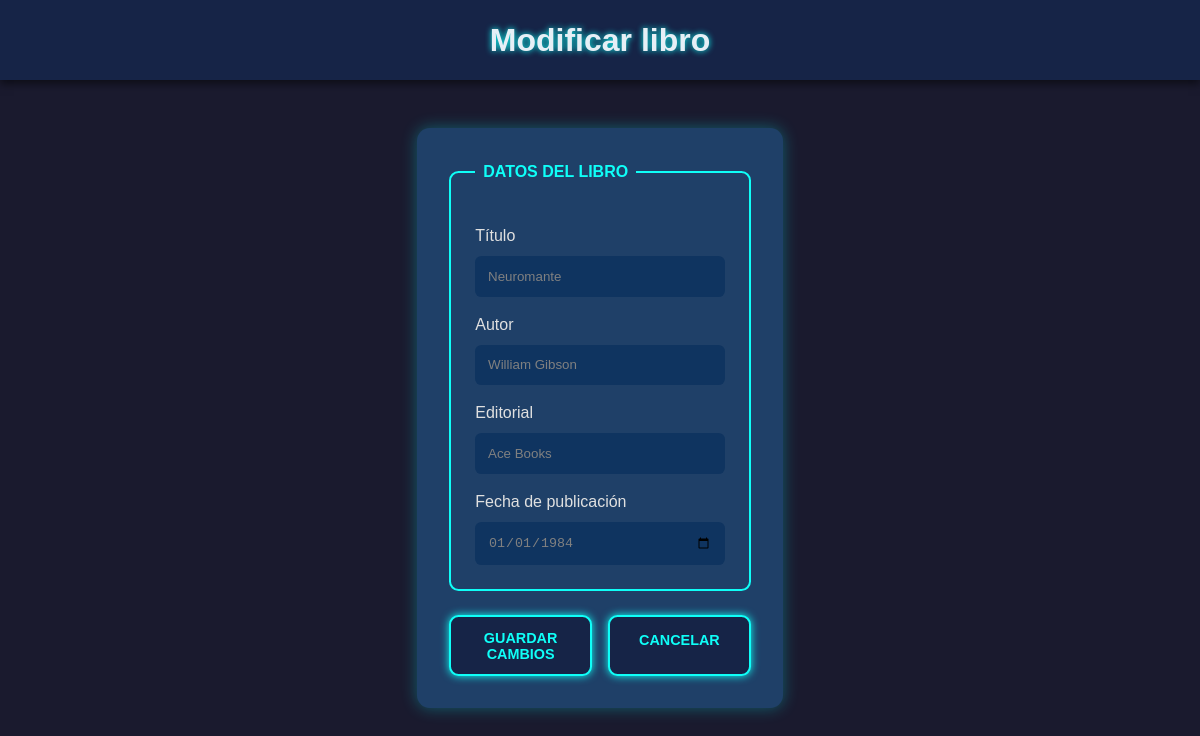
Page /libro_modificar.php?id=5 on the committed database.
### tables this page shows
CREATE TABLE Novela (
    id_novela INT AUTO_INCREMENT PRIMARY KEY, 
    titulo VARCHAR(150) NOT NULL, 
    fechaPublicacion DATE NOT NULL, 
    id_autor INT NOT NULL,            
    id_editorial INT NOT NULL,       
    FOREIGN KEY (id_autor) REFERENCES Autor(id_autor), 
    FOREIGN KEY (id_editorial) REFERENCES Editorial(id_editorial)
);

CREATE TABLE Autor (
    id_autor INT AUTO_INCREMENT PRIMARY KEY, 
    nombre VARCHAR(100) NOT NULL 
);

CREATE TABLE Editorial (
    id_editorial INT AUTO_INCREMENT PRIMARY KEY, 
    nombre VARCHAR(100) NOT NULL  
);

### www/libro_modificar.php (the view, shortened to what this page needs)
<?php
    require_once 'configuracion.php';
    $id = $_GET['id'];
    $sql = "
        SELECT n.*, a.nombre AS nombre_autor, e.nombre AS nombre_editorial
        FROM Novela n
        INNER JOIN Autor a ON n.id_autor = a.id_autor
        INNER JOIN Editorial e ON n.id_editorial = e.id_editorial
        WHERE n.id_novela = $id
    ";
    $resultado = $conexion->query($sql);
    $libro = $resultado->fetch_assoc();
?>
<!DOCTYPE html>
<html lang="es">
<head>
    <link rel="stylesheet" href="./css/styles.css">
</head>
<body>
<header>
    <h1>Modificar libro</h1>
</header>
<main>
    <section class="formularioAltaLibro">
        <form method="post" action="libro_modificar_procesar.php" accept-charset="UTF-8">
            <fieldset>
                <legend>Datos del libro</legend>
                <label for="titulo">Título</label>
                <input type="text" id="titulo" name="titulo" value="<?php echo $libro['titulo']; ?>" required>
                <label for="autor">Autor</label>
                <input type="text" id="autor" name="autor" value="<?php echo $libro['nombre_autor']; ?>" required>
                <label for="editorial">Editorial</label>
                <input type="text" id="editorial" name="editorial" value="<?php echo $libro['nombre_editorial']; ?>" required>
                <label for="fecha_publicacion">Fecha de publicación</label>
                <input type="date" id="fecha_publicacion" name="fecha_publicacion" value="<?php echo $libro['fechaPublicacion']; ?>" required>
            </fieldset>
            <div class="acciones-formulario">
                <button type="submit" class="btn-guardar">Guardar cambios</button>
                <a href="index.php" class="btn-cancelar">Cancelar</a>
            </div>
        </form>
    </section>
</main>
</body>
</html>

### www/css/styles.css (style rules this page uses)
* { box-sizing: border-box; margin: 0; padding: 0; }
:root { --fondo: #1a1a2e; --texto: #e0e0e0; --header-bg: #162447; --tabla-bg: #1f4068; --fila-bg: #162447; --fila-hover: #b6e9f9; --input-bg: #0f3460; --input-text: #e0e0e0; --inputTx-hover:#000000; --neon-color: #0ffff8; --neon-colorh1: #e6eff6; --neon-rojo: #ff073a; --neon-verde: #39ff14; }
body { font-family: 'Arial', sans-serif; font-size: 1rem; line-height: 1.5; background-color: var(--fondo); color: var(--texto); }
header { background-color: var(--header-bg); text-align: center; padding: 2vh 1vw; box-shadow: 0 0.5vh 1vh rgba(0,0,0,0.5); }
header h1 { color: var(--neon-colorh1); font-size: 2rem; text-shadow: 0 0 0.5vw var(--neon-color); }
main { padding: 2vh 2vw; display: flex; flex-direction: column; gap: 2vh; }
.formularioAltaLibro { max-width: 40rem; margin: 4vh auto; padding: 2rem; background-color: var(--tabla-bg); border-radius: 0.8rem; box-shadow: 0 0 1rem rgba(0, 255, 255, 0.3); }
fieldset { border: 0.15rem solid var(--neon-color); border-radius: 0.6rem; padding: 1.5rem; margin-bottom: 1.5rem; }
legend { color: var(--neon-color); font-weight: bold; text-transform: uppercase; padding: 0 0.5rem; }
label { display: block; margin-top: 1rem; color: var(--texto); }
input { width: 100%; padding: 0.8rem; margin-top: 0.5rem; border: none; border-radius: 0.4rem; background-color: var(--input-bg); color: grey; }
.acciones-formulario { display: flex; justify-content: space-between; gap: 1rem; }
.acciones-formulario button, .acciones-formulario a { flex: 1; text-align: center; background-color: var(--header-bg); color: var(--neon-color); border: 0.15rem solid var(--neon-color); border-radius: 0.6rem; padding: 0.8rem; font-size: 0.9rem; cursor: pointer; text-decoration: none; font-weight: bold; text-transform: uppercase; box-shadow: 0 0 0.5rem var(--neon-color); transition: 0.3s; }

### rows in the picture
novela: titulo "Neuromante", autor "William Gibson", editorial "Ace Books", fecha_publicacion "01/01/1984"
